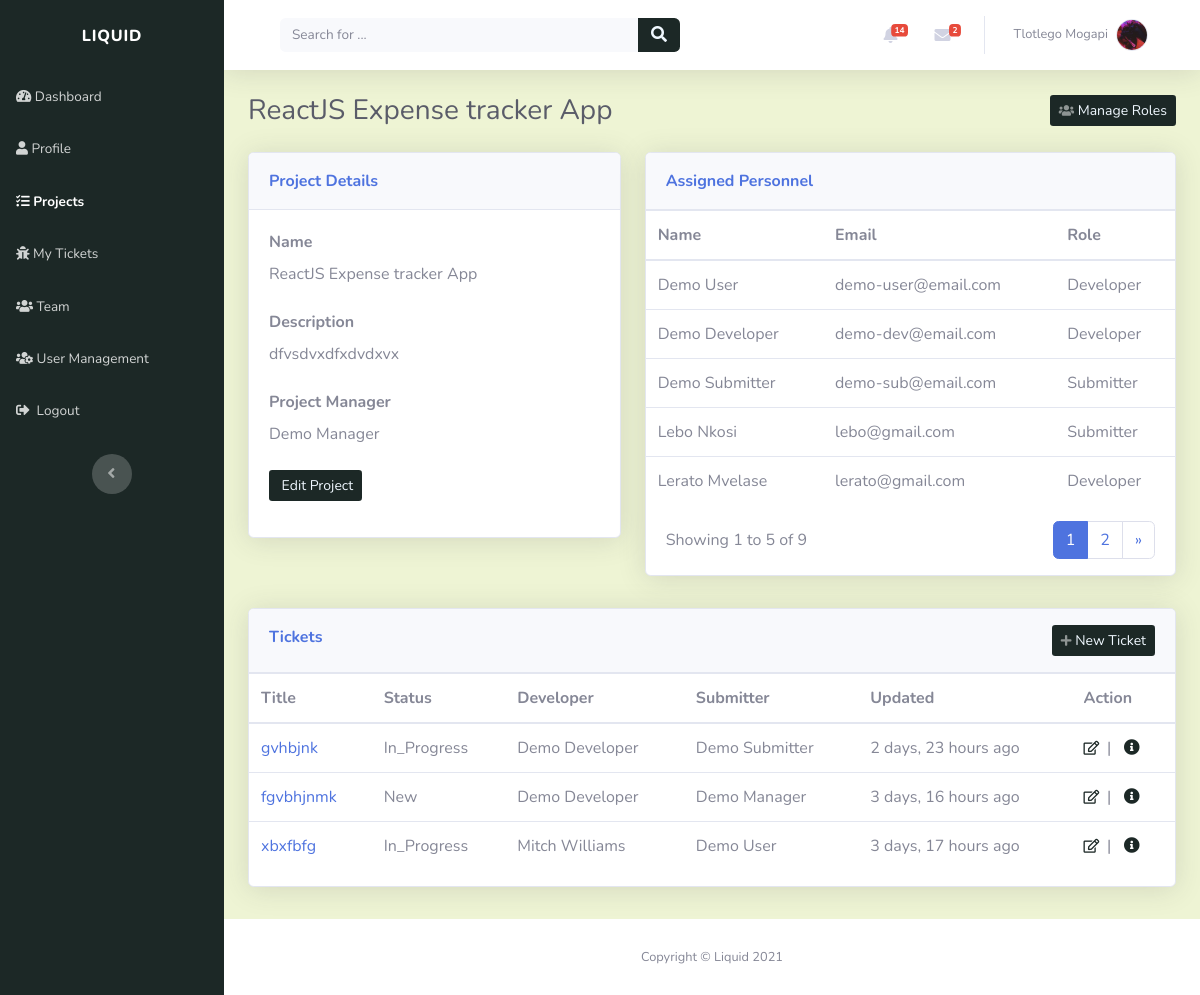
/projects/reactjs-expense-tracker-app-qkhvylyg/ (signed in), run on the app's committed database.
### account/models.py (models this page shows, shortened)
class Profile(models.Model):
    user = models.OneToOneField(settings.AUTH_USER_MODEL, on_delete=models.CASCADE, unique=True)
    profile_picture = models.ImageField(default='profile_images/default.jpg', upload_to='profile_images', blank=True)
    website = models.URLField(blank=True)
    first_name = models.CharField(max_length=30, blank=True)
    last_name = models.CharField(max_length=30, blank=True)
    address = models.CharField(max_length=50, blank=True)
    city = models.CharField(max_length=50, blank=True)
    country = models.CharField(max_length=50, blank=True)
    slug = models.SlugField(unique=True, blank=True)
    def __str__(self):
        return self.user.email

class Account(AbstractBaseUser):
    email = models.EmailField(verbose_name="email", max_length=30, unique=True)
    username = models.CharField(max_length=30, unique=True)
    date_created = models.DateTimeField(verbose_name="date created", auto_now_add=True)
    last_login = models.DateTimeField(verbose_name="last login", auto_now=True)
    is_admin = models.BooleanField(default=False)
    is_staff = models.BooleanField(default=True)
    is_active = models.BooleanField(default=True)
    is_super_user = models.BooleanField(default=False)
    USERNAME_FIELD = 'email'
    REQUIRED_FIELDS = ['username']
    objects = AccountManager()

### projects/models.py (models this page shows, shortened)
class Project(models.Model):
    name = models.CharField(max_length=50, unique=True)
    description = models.CharField(max_length=200)
    created_on = models.DateTimeField(verbose_name="date created", auto_now_add=True)
    created_by = models.ForeignKey(Profile, on_delete=models.CASCADE)
    slug = models.SlugField(unique=True, blank=True)
    def __str__(self):
        return self.name

class ProjectRole(models.Model):
    ROLE = (
        ('Project Manager', 'Project Manager'),
        ('Developer', 'Developer'),
        ('Submitter', 'Submitter'),
        ('Unassigned', 'Unassigned'),
    )
    user = models.ForeignKey(Profile, on_delete=models.CASCADE)
    project = models.ForeignKey(Project, on_delete=models.CASCADE)
    user_role = models.CharField(max_length=20, choices=ROLE, default='Un-assigned')
    created_on = models.DateTimeField(verbose_name="date added", auto_now_add=True)

### tickets/models.py (models this page shows, shortened)
class Ticket(models.Model):
    TICKET_PRIORITY = (
        ('LOW', 'Low'),
        ('MEDIUM', 'Medium'),
        ('HIGH', 'High'),
    )
    TICKET_STATUS = (
        ('NEW', 'New'),
        ('IN_PROGRESS', 'In Progress'),
        ('RESOLVED', 'Resolved'),
    )
    TICKET_TYPE = (
        ('TASK', 'Task'),
        ('BUG', 'Bug'),
        ('CHANGE', 'Change'),
        ('FEATURE', 'Feature request')
    )
    title = models.CharField(max_length=50)
    description = models.CharField(max_length=200)
    created_by = models.ForeignKey(Profile, on_delete=models.CASCADE)
    project = models.ForeignKey(Project, related_name="tickets", on_delete=models.CASCADE)
    created_on = models.DateTimeField(verbose_name="created_on", auto_now_add=True)
    updated = models.DateTimeField(verbose_name="date updated", auto_now=True)
    priority = models.CharField(max_length=12, choices=TICKET_PRIORITY, default='LOW')
    status = models.CharField(max_length=12, choices=TICKET_STATUS, default='NEW')
    class_type = models.CharField(max_length=12, choices=TICKET_TYPE, default='TASK')
    slug = models.SlugField(unique=True, blank=True)

### projects/views.py (the view)
# urls.py: path('<slug:slug>/', views.project_detail_view, name="view_project"),
@login_required(login_url='login_page')
def project_detail_view(request, slug):
    context = {}
    project = get_object_or_404(Project, slug=slug)
    context['project'] = project
    user = request.user
    user_profile = get_object_or_404(Profile, user=user)
    user_project_role = ProjectRole.objects.filter(project=project).filter(user=user_profile).first()
    context['user_project_role'] = user_project_role
    users = ProjectRole.objects.filter(project=project).exclude(user_role="Project Manager").order_by('user__first_name')
    page = request.GET.get('page', 1)
    users_paginator = Paginator(users, USERS_PER_PAGE)
    try:
        users = users_paginator.page(page)
    except PageNotAnInteger:
        users = users_paginator.page(USERS_PER_PAGE)
    except EmptyPage:
        users = users_paginator.page(users_paginator.num_pages)
    tickets = project.tickets.all().order_by('-created_on')
    context['tickets'] = tickets
    context['user_roles'] = users
    context['manager_role'] = ProjectRole.objects.filter(project=project).filter(user_role="Project Manager").first()
    return render(request, "projects/project_detail.html", context)

### index/custom_processors.py (called while the page is built)
def profile_processor(request):
    if request.user.is_authenticated:
        user = request.user
        user_profile = get_object_or_404(Profile, user=user)
        user_messages = DirectMessage.objects.filter(receiver=user_profile).filter(status='UNREAD').order_by('-created_on')[:5]
        user_alerts = Alert.objects.filter(user=user_profile).filter(status='UNREAD').order_by('-created_on')[:5]
        return {'profile': user_profile, 'direct_messages': user_messages, 'alerts': user_alerts}
    else:
        return{}

### projects/templates/projects/project_detail.html (shortened to what this page needs)
{% extends "index/header.html" %}
{% block content %}
<div class="d-sm-flex justify-content-between align-items-center mb-4">
	<h3 class="text-dark mb-0">{{project|truncatechars:40}}</h3>
	{% if request.user.is_admin or user_project_role.user_role == "Project Manager" %}
	<a class="btn btn-sm d-none d-sm-inline-block" role="button"
		href="{% url 'manage_roles' project.slug %}" style="background: rgb(28, 40, 38); color: aliceblue;"><em
		class="fas fa-users fa-sm text-white-50"></em>&nbsp;Manage Roles
	</a>
	{% endif %}
</div>
<div class="row mb-3">
	<div class="col-lg-5">
		<div class="row">
			<div class="col">
				<div class="card shadow mb-3">
					<div class="card-header py-3">
						<p class="text-primary m-0 font-weight-bold" style="color: rgb(28, 40, 38)">
							Project Details
						</p>
					</div>
					<div class="card-body">
						<div class="form-row">
							<div class="col">
								<div class="form-group">
									<label for="username"><strong>Name</strong></label>
									<p class="mb-4">{{ project.name }}</p>
								</div>
							</div>
						</div>
						<div class="form-row">
							<div class="col">
								<div class="form-group">
									<label for="first_name"><strong>Description</strong></label>
									<p class="mb-4">{{ project.description }}</p>
								</div>
							</div>
						</div>
						<div class="form-row">
							<div class="col">
								<div class="form-group">
									<label for="first_name"><strong>Project Manager</strong></label>
									<p class="mb-4">{{ manager_role.user.first_name }} {{ manager_role.user.last_name }}</p>
								</div>
							</div>
						</div>
						{% if request.user.is_admin %}
						<div class="form-group">
							<a class="btn btn-sm d-none d-sm-inline-block" role="button"
								href="{% url 'edit_project' project.slug %}"
								style="background: rgb(28, 40, 38); color: aliceblue;">&nbsp;Edit Project
							</a>
						</div>
						{% endif %}
					</div>
				</div>
			</div>
		</div>
	</div>
	<div class="col-lg-7">
		<div class="row">
			<div class="col">
				<div class="card shadow mb-3">
					<div class="card-header py-3">
						<p class="text-primary m-0 font-weight-bold" style="color: rgb(28, 40, 38)">
							Assigned Personnel
						</p>
					</div>
					<div class="table-responsive table mt-0" id="dataTable" role="grid"
						aria-describedby="dataTable_info">
						<table class="table my-0" id="dataTable" aria-describedby="users">
							<thead>
								<tr>
									<th scope="col">Name</th>
									<th scope="col">Email</th>
									<th scope="col">Role</th>
								</tr>
							</thead>
							<tbody>
								{% for user in user_roles %}
								<tr style="white-space: nowrap">
									<td>{{user.user.first_name}} {{user.user.last_name}}</td>
									<td>{{ user.user }}</td>
									<td>{{ user.user_role|title }}</td>
								</tr>
								{%endfor%}
							</tbody>
						</table>
					</div>
					<div style="margin-left: 20px; margin-right: 20px">
						{% include 'projects/snippets/users_pagination.html' with users=user_roles %}
					</div>
				</div>
			</div>
		</div>
	</div>
</div>
<div class="row mb-3">
	<div class="col-lg-12">
		<div class="row">
			<div class="col">
				<div class="card shadow mb-3">
					<div class="card-header py-3">
						<p class="text-primary m-0 font-weight-bold" style="color: rgb(28, 40, 38); float: left;">Tickets</p>
						{% if user_project_role.user_role != "Developer" or request.user.is_admin %}
						<a class="btn btn-sm" role="button"
							href="{% url 'add_ticket' project.slug %}"
							style="background: rgb(28, 40, 38); float: right; color: aliceblue;">
							<em class="fas fa-plus fa-sm text-white-50"></em>&nbsp;New Ticket
						</a>
						{% endif %}
					</div>
					{% if tickets %}
					<div class="table-responsive table mt-0" id="dataTable" role="grid"
						aria-describedby="dataTable_info">
						<table class="table my-0" id="dataTable" aria-describedby="projects">
							<thead>
								<tr>
									<th scope="col">Title</th>
									<th scope="col">Status</th>
									<th scope="col">Developer</th>
									<th scope="col">Submitter</th>
									<th scope="col">Updated</th>
									<th scope="col">Action</th>
								</tr>
							</thead>
							<tbody>
								{%for ticket in tickets %} {% include "projects/snippets/project_ticket.html" %} {%endfor%}
							</tbody>
						</table>
					</div>
					{% else %}
					<div style="padding-top: 20px" class="text-center">
						<p><strong>Project Has No Tickets.</strong></p>
					</div>
					{% endif %}
				</div>
			</div>
		</div>
	</div>
</div>
{% endblock %}

### index/templates/index/snippets/navbar.html (shortened to what this page needs)
<nav
	class="navbar navbar-light navbar-expand bg-white shadow mb-4 topbar static-top"
	style="background: rgb(238, 244, 212)"
>
	<div class="container-fluid">
		<div class="container-fluid">
			<form
				method="GET"
				action="{% url 'index_page' %}"
				target="_self"
				class="form-inline d-none d-sm-inline-block mr-auto ml-md-3 my-2 my-md-0 mw-100 navbar-search"
			>
				<div class="input-group">
					<input
						class="bg-light form-control border-0 small"
						type="search"
						placeholder="Search for ..."
						value="{{query}}"
						name="q"
						required
					/>
					<div class="input-group-append">
						<button class="btn py-0" type="submit" style="background: rgb(28, 40, 38); color: aliceblue;">
							<em class="fas fa-search"></em>
						</button>
					</div>
				</div>
			</form>
			<ul class="nav navbar-nav flex-nowrap ml-auto">
				<li class="nav-item dropdown no-arrow mx-1">
					<div class="nav-item dropdown no-arrow">
						<a class="dropdown-toggle nav-link" data-toggle="dropdown" aria-expanded="false" href="#"
							>{% if alerts %}<span class="badge badge-danger badge-counter"
								>{{profile.alert_set.all.count}}</span
							>
							{%endif%}<em class="fas fa-bell fa-fw"></em
						></a>
					</div>
				</li>
				<li class="nav-item dropdown no-arrow mx-1">
					<div class="nav-item dropdown no-arrow">
						<a class="dropdown-toggle nav-link" data-toggle="dropdown" aria-expanded="false" href="#"
							><em class="fas fa-envelope fa-fw"></em>{% if direct_messages %}<span
								class="badge badge-danger badge-counter"
								>{{profile.direct_messages.all.count}}</span
							>{%endif%}</a
						>
					</div>
				</li>
				<li class="nav-item dropdown no-arrow">
					<div class="nav-item dropdown no-arrow">
						<a class="dropdown-toggle nav-link" data-toggle="dropdown" aria-expanded="false" href="#"
							><span class="d-none d-lg-inline mr-2 text-gray-600 small">
								{% if profile.first_name and profile.last_name %} {{profile.first_name}}
								{{profile.last_name}} {% else %} {{user}} {%endif%}
							</span>
							<img
								class="border rounded-circle img-profile"
								src="{{profile.profile_picture.url}}"
								alt="user image"
							/>
						</a>
					</div>
				</li>
			</ul>
		</div>
	</div>
</nav>

### projects/templates/projects/snippets/project_ticket.html
<tr style="white-space: nowrap">
	<td><a href="{% url 'view_ticket' ticket.slug %}">{{ ticket.title | truncatechars:40 }}</a></td>
    <td>{{ ticket.status|title }}</td>
    {% with assignee=ticket.ticketassignee_set.all.first.user %}
    <td>{{ assignee.first_name }} {{ assignee.last_name }}</td>
    {% endwith %}
    <td>{{ ticket.created_by.first_name }} {{ ticket.created_by.last_name }}</td>
	<td>{{ ticket.updated|timesince }} ago</td>
	<td>{% include "tickets/snippets/ticket_action.html" %}</td>
</tr>

### tickets/templates/tickets/snippets/ticket_action.html
<a role="button" href="{% url 'edit_ticket' ticket.slug %}" style="color: rgb(28, 40, 38)" title="Edit"
	><em class="far fa-edit fa-sm">&nbsp</em></a
>
|&nbsp&nbsp
<a role="button" href="{% url 'view_ticket' ticket.slug %}" style="color: rgb(28, 40, 38)" title="More information"
	><em class="fa fa-info-circle">&nbsp</em></a
>

### data on the page
Profile: alert_set.all.count "14", direct_messages.all.count "2", first_name "Tlotlego", last_name "Mogapi", profile_picture (picture)
Project: name "ReactJS Expense tracker App", description "dfvsdvxdfxdvdxvx"
ProjectRole: user.first_name "Demo", user.last_name "Manager"
ProjectRole: user.first_name "Demo", user.last_name "User", user "demo-user@email.com", user_role "Developer"
ProjectRole: user.first_name "Demo", user.last_name "Developer", user "demo-dev@email.com", user_role "Developer"
ProjectRole: user.first_name "Demo", user.last_name "Submitter", user "demo-sub@email.com", user_role "Submitter"
ProjectRole: user.first_name "Lebo", user.last_name "Nkosi", user "lebo@gmail.com", user_role "Submitter"
ProjectRole: user.first_name "Lerato", user.last_name "Mvelase", user "lerato@gmail.com", user_role "Developer"
Ticket: title "gvhbjnk", status "In_Progress", ticketassignee_set.all.first.user.first_name "Demo", ticketassignee_set.all.first.user.last_name "Developer", created_by.first_name "Demo", created_by.last_name "Submitter", updated "2 days, 23 hours"
Ticket: title "fgvbhjnmk", status "New", ticketassignee_set.all.first.user.first_name "Demo", ticketassignee_set.all.first.user.last_name "Developer", created_by.first_name "Demo", created_by.last_name "Manager", updated "3 days, 16 hours"
Ticket: title "xbxfbfg", status "In_Progress", ticketassignee_set.all.first.user.first_name "Mitch", ticketassignee_set.all.first.user.last_name "Williams", created_by.first_name "Demo", created_by.last_name "User", updated "3 days, 17 hours"

### other printed values
{{ users.start_index }} "1"
{{ users.end_index }} "5"
{{ users.paginator.count }} "9"
{{ i }} "1"
{{ i }} "2"
